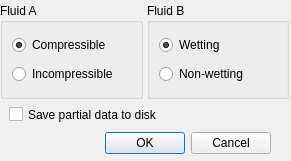
<?xml version="1.0" encoding="UTF-8"?>
<ui version="4.0">
 <class>DialogConfEq</class>
 <widget class="QDialog" name="DialogConfEq">
  <property name="geometry">
   <rect>
    <x>0</x>
    <y>0</y>
    <width>291</width>
    <height>161</height>
   </rect>
  </property>
  <property name="minimumSize">
   <size>
    <width>291</width>
    <height>161</height>
   </size>
  </property>
  <property name="maximumSize">
   <size>
    <width>291</width>
    <height>161</height>
   </size>
  </property>
  <property name="windowTitle">
   <string>Equilibrium Configuration</string>
  </property>
  <property name="windowIcon">
   <iconset resource="application.qrc">
    <normaloff>:/images/logo.png</normaloff>:/images/logo.png</iconset>
  </property>
  <widget class="QGroupBox" name="groupBoxFluidoA">
   <property name="geometry">
    <rect>
     <x>0</x>
     <y>3</y>
     <width>143</width>
     <height>96</height>
    </rect>
   </property>
   <property name="title">
    <string>Fluid A</string>
   </property>
   <layout class="QGridLayout" name="gridLayout">
    <item row="0" column="0">
     <widget class="QRadioButton" name="radioButtonCompressivel">
      <property name="text">
       <string>Compressible</string>
      </property>
      <property name="checked">
       <bool>true</bool>
      </property>
     </widget>
    </item>
    <item row="1" column="0">
     <widget class="QRadioButton" name="radioButtonIncompressivel">
      <property name="text">
       <string>Incompressible</string>
      </property>
     </widget>
    </item>
   </layout>
  </widget>
  <widget class="QCheckBox" name="checkBoxSalvar">
   <property name="geometry">
    <rect>
     <x>9</x>
     <y>103</y>
     <width>271</width>
     <height>23</height>
    </rect>
   </property>
   <property name="text">
    <string>Save partial data to disk</string>
   </property>
  </widget>
  <widget class="QGroupBox" name="groupBoxFluidoB">
   <property name="geometry">
    <rect>
     <x>147</x>
     <y>3</y>
     <width>142</width>
     <height>96</height>
    </rect>
   </property>
   <property name="title">
    <string>Fluid B</string>
   </property>
   <layout class="QGridLayout" name="gridLayout_2">
    <item row="0" column="0">
     <widget class="QRadioButton" name="radioButtonMolhante">
      <property name="text">
       <string>Wetting</string>
      </property>
      <property name="checked">
       <bool>true</bool>
      </property>
     </widget>
    </item>
    <item row="1" column="0">
     <widget class="QRadioButton" name="radioButtonNaoMolhante">
      <property name="text">
       <string>Non-wetting</string>
      </property>
     </widget>
    </item>
   </layout>
  </widget>
  <widget class="QDialogButtonBox" name="buttonBox">
   <property name="geometry">
    <rect>
     <x>10</x>
     <y>130</y>
     <width>261</width>
     <height>27</height>
    </rect>
   </property>
   <property name="orientation">
    <enum>Qt::Horizontal</enum>
   </property>
   <property name="standardButtons">
    <set>QDialogButtonBox::Cancel|QDialogButtonBox::Ok</set>
   </property>
  </widget>
 </widget>
 <tabstops>
  <tabstop>radioButtonCompressivel</tabstop>
  <tabstop>radioButtonIncompressivel</tabstop>
  <tabstop>radioButtonMolhante</tabstop>
  <tabstop>radioButtonNaoMolhante</tabstop>
  <tabstop>checkBoxSalvar</tabstop>
  <tabstop>buttonBox</tabstop>
 </tabstops>
 <resources>
  <include location="application.qrc"/>
 </resources>
 <connections/>
</ui>
